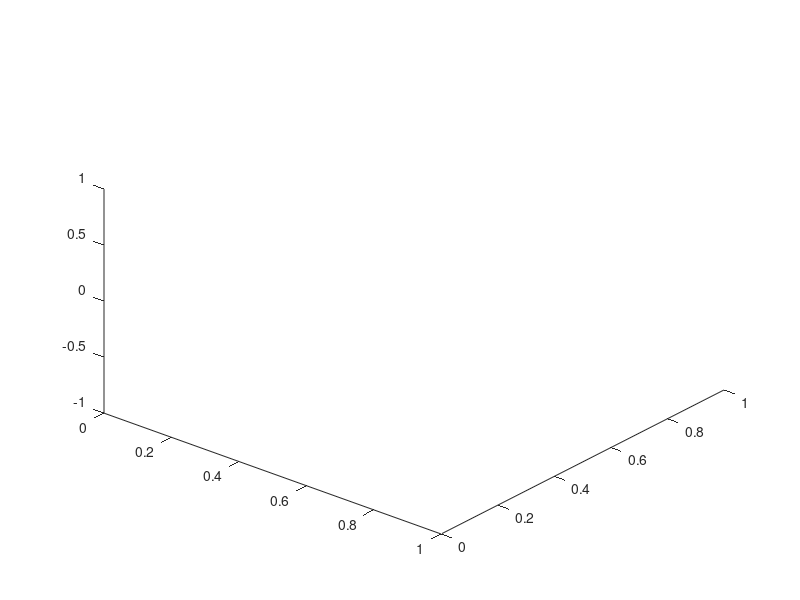

Recreate this plot in MATLAB.
function figHandle = plotOpticalSystem(varargin)
% Create a 3D rendered plot of the specified optical system 
%
% Syntax:
%  figHandle = plotOpticalSystem(varargin)
%
% Description:
%   Create a 3D rendered plot of the specified optical system 
%
% Inputs:
%   none
%
% Optional key/value pairs:
%  'newFigure'            - Logical. Determines if we create a new figure,
%                           or plot in the currently active figure.
%  'visible'              - Logical. If we are crearing a new figure, 
%                           dertermines if that figure is made visible or
%                           not.
%  'surfaceSet'           - Struct or numeric. This is the specification of
%                           the optical system to be shown. If the calling
%                           function the optical system within a
%                           sceneGeometry struct, then this key value
%                           should be one of the fields within
%                               sceneGeometry.refraction
%                           with typical options being 'cameraToRetina' or
%                           'stopToCamera'. In this circumstance, the
%                           passed structure contains the fields
%                               opticalSystem, surfaceLabels,surfaceColors
%                           with the last two fields defining the plotted
%                           appearance of the surfaces. See
%                               model/createSceneGeometry.m
%                           for more information on the sceneGeometry
%                           structure. The routine also accepts just an
%                           opticalSystem matrix, in which case the system
%                           will be plotted in gray. See
%                               quadric/rayTraceQuadrics.m
%                           for a description of the opticalSystem matrix.
%  'surfaceAlpha'         - Scalar. The alpha transparency to use for the
%                           surfaces.
%  'retinaGeodetics'      - Logical. If set to true, and the surfaceSet is
%                           a structure that contains a "retina"
%                           surfaceLabel, then geodetic lines will be
%                           added to the retinal surface.
%  'rayPath'              - 3xm matrix that provides the ray coordinates
%                           at each surface. The value for rayPath(1,:)
%                           is equal to initial position. If a surface is
%                           missed, then the coordinates for that surface
%                           will be nan. This rayPath could be obtained
%                           using the function:
%                               quadric/rayTraceQuadrics.m
%  'rayColor'             - Char vector or 1x3 vector that specifies the 
%                           line color for the ray.
%  'outputRay'            - 3x2 matrix that specifies the ray as a unit 
%                           vector of the form [p; d], corresponding to
%                               R = p + t*u
%                           where p is vector origin, d is the direction
%                           expressed as a unit step, and t is unity.
%  'outputRayColor'       - Char vector or 1x3 vector that specifies the 
%                           line color for the outputRay.
%  'addLighting'          - Logical. Adds gouraud lighting to the plot.
%  'viewAngle'            - 1x2 vector. The view angle for the plot
%
% Outputs:
%   figHandle             - Handle to a created figure. Empty if a new
%                           figure was not requested.
%
% Examples:
%{
    % Plot an entire surface set
    sceneGeometry = createSceneGeometry();
    plotOpticalSystem('surfaceSet',sceneGeometry.refraction.retinaToCamera,'addLighting',true);
%}
%{
    % Plot just the opticalSystem with default color and transparency
    sceneGeometry = createSceneGeometry();
    plotOpticalSystem('surfaceSet',sceneGeometry.refraction.retinaToCamera.opticalSystem,'addLighting',true);
%}
%{
    %% Rays from the retina through the eye and a spectacle lens
    sceneGeometry = createSceneGeometry('sphericalAmetropia',-2,'spectacleLens',-2,'calcLandmarkFovea',true);
    % Plot the optical system
    plotOpticalSystem('surfaceSet',sceneGeometry.refraction.retinaToCamera,'addLighting',true);
    % Define an initial ray arising at the fovea
    p = sceneGeometry.eye.landmarks.fovea.coords';
    % Loop over horizontal angles relative to the visual axis
    for ii = -2:1:2
        % Assemble the ray
        R = quadric.normalizeRay( ...
            quadric.anglesToRay(p, ...
                sceneGeometry.eye.landmarks.fovea.degField(1)+ii, ...
                sceneGeometry.eye.landmarks.fovea.degField(2)));
        % Perform the ray trace
        [outputRay, rayPath] = rayTraceQuadrics(R, sceneGeometry.refraction.retinaToCamera.opticalSystem);
        % Add this ray to the optical system plot
        plotOpticalSystem('newFigure',false,'outputRay',outputRay,'rayPath',rayPath);
    end
%}


%% input parser
p = inputParser; p.KeepUnmatched = true;

% Optional
p.addParameter('newFigure',true,@islogical);
p.addParameter('visible',true,@islogical);
p.addParameter('surfaceSet',[], @(x)(isempty(x) | isstruct(x) | isnumeric(x)));
p.addParameter('surfaceAlpha', 0.1,@isnumeric);
p.addParameter('retinaGeodetics', false,@islogical);
p.addParameter('rayPath',[], @(x)(isempty(x) | isnumeric(x)));
p.addParameter('rayColor','red',@(x)(ischar(x) | isnumeric(x)));
p.addParameter('outputRay',[], @(x)(isempty(x) | isnumeric(x)));
p.addParameter('outputRayColor','red',@(x)(ischar(x) | isnumeric(x)));
p.addParameter('addLighting',false, @islogical);
p.addParameter('viewAngle',[40 40],@isnumeric);

% parse
p.parse(varargin{:})


% Open a figure
if p.Results.newFigure
    if p.Results.visible
        figHandle = figure('Visible', 'on');
    else
        figHandle = figure('Visible', 'off');
    end
else
    figHandle = gcf;
end
hold on

% Plot the surfaceSet if provided
if ~isempty(p.Results.surfaceSet)

    % Assemble surfaceSet components
    if isstruct(p.Results.surfaceSet)
        % If we have a whole surface set, extract the optical system and
        % plot information
        opticalSystem=p.Results.surfaceSet.opticalSystem;
        
        % Strip any nan rows from the optical system.
        opticalSystem=opticalSystem(sum(isnan(opticalSystem),2)~=size(opticalSystem,2),:);
        
        % Determine the number of surfaces
        nSurfaces = size(opticalSystem,1);
        
        % Obtain the surface Labels and colors
        surfaceColors=p.Results.surfaceSet.surfaceColors;
        surfaceLabels=p.Results.surfaceSet.surfaceLabels;
        
    else
        % We just have an optical system matrix.
        opticalSystem=p.Results.surfaceSet;

        % Strip any nan rows from the optical system.
        opticalSystem=opticalSystem(sum(isnan(opticalSystem),2)~=size(opticalSystem,2),:);

        % Determine the number of surfaces
        nSurfaces = size(opticalSystem,1);

        % The surfaces are gray and the labels are unknown
        surfaceColors=cell(nSurfaces,1);
        surfaceColors(:) = {'k'};%{[0.5 0.5 0.5]};
        surfaceLabels=cell(nSurfaces,1);
        surfaceLabels(:) = {'unknown'};
        
    end
    
    % Loop over the surfaces
    for ii=1:nSurfaces
        % Obtain the quadric, proceed if there are no nans
        S = opticalSystem(ii,1:10);
        if ~any(isnan(S))
            % Obtain the bounding box
            boundingBox = opticalSystem(ii,12:17);
            % Plot the surface. If it is the retinal surface, and geodetic
            % lines have been requested, include these.
            if strcmp(surfaceLabels{ii},'retina') && p.Results.retinaGeodetics
                quadric.plotSurface(S,boundingBox,surfaceColors{ii},p.Results.surfaceAlpha,'g','b',p.Results.surfaceAlpha);
            else
                quadric.plotSurface(S,boundingBox,surfaceColors{ii},p.Results.surfaceAlpha);
            end
        end
    end
end

% Plot the rayPath if provided
if ~isempty(p.Results.rayPath)
    plot3(p.Results.rayPath(1,:),p.Results.rayPath(2,:),p.Results.rayPath(3,:),'-','Color',p.Results.rayColor);
end

% Add the outputRay if provided
if ~isempty(p.Results.outputRay)
    outputRay = p.Results.outputRay;
    p1=outputRay(:,1);
    p2=p1+outputRay(:,2).*3;
    r = [p1 p2];
    plot3(r(1,:),r(2,:),r(3,:),'-','Color',p.Results.outputRayColor);
end

% Add a lighting source if requested
if p.Results.addLighting
    camlight
    lighting gouraud
end

% Set the viewing angle
view(p.Results.viewAngle);

end % plotOpticalSystem

